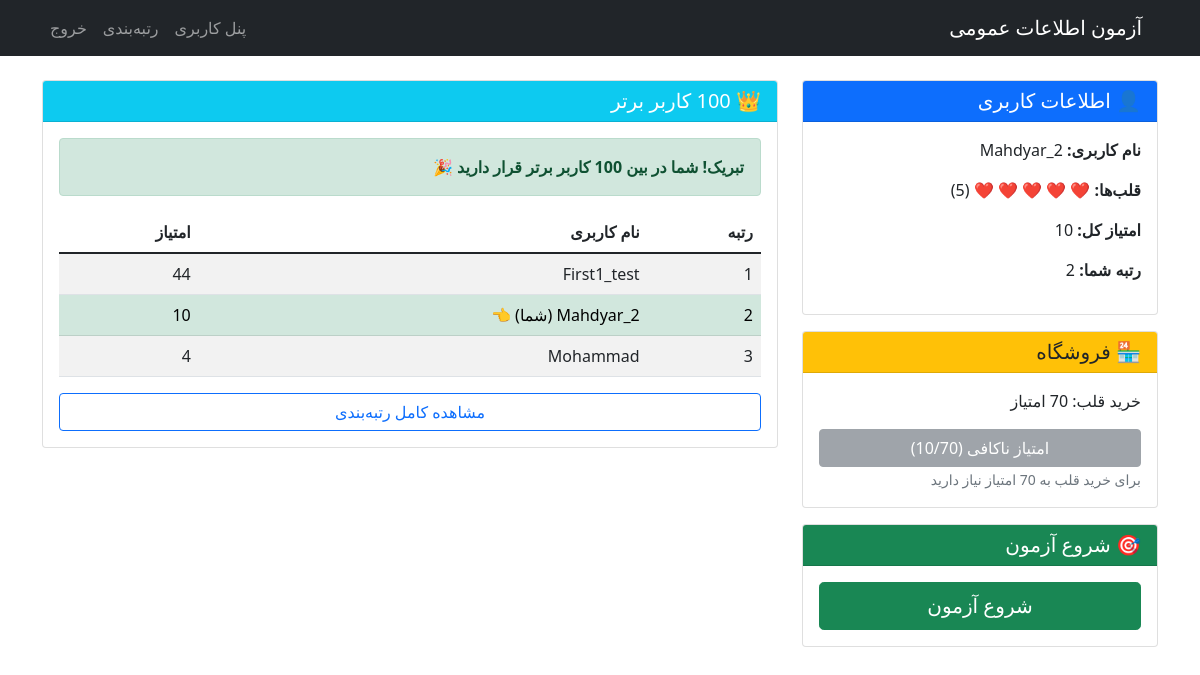
The app's page /dashboard/ (signed in) with its own data.
### Users/models.py (models this page shows, shortened)
class CustomUser(AbstractUser):
    hearts = models.IntegerField(default=5)
    hearts_last_update = models.DateTimeField(default=timezone.now)
    total_score = models.IntegerField(default=0)
    def can_take_quiz(self):
        if self.hearts > 0:
            return True, "می‌توانید آزمون دهید"
    def get_rank(self):
        users_above = CustomUser.objects.filter(total_score__gt=self.total_score).count()
        return users_above + 1

### Users/views.py (the view)
# urls.py: path('dashboard/', views.dashboard, name='dashboard'),
@login_required
def dashboard(request):
    user = request.user
    top_users_query = CustomUser.objects.all().order_by('-total_score')
    top_users = list(top_users_query[:100])
    user_rank = user.get_rank()
    user_in_top_100 = any(top_user.id == user.id for top_user in top_users)
    can_take_quiz, quiz_message = user.can_take_quiz()
    context = {
        'user': user,
        'can_take_quiz': can_take_quiz,
        'quiz_message': quiz_message,
        'top_users': top_users,
        'user_rank': user_rank,
        'user_in_top_100': user_in_top_100,
    }
    return render(request, 'Users/dashboard.html', context)

### Users/templates/Users/dashboard.html (shortened to what this page needs)
<!DOCTYPE html>
<html lang="fa" dir="rtl">
<head>
    <link href="https://cdn.jsdelivr.net/npm/bootstrap@5.1.3/dist/css/bootstrap.min.css" rel="stylesheet">
</head>
<body>
    <nav class="navbar navbar-expand-lg navbar-dark bg-dark">
        <div class="container">
            <a class="navbar-brand" href="/dashboard/">آزمون اطلاعات عمومی</a>
            <div class="navbar-nav">
                <a class="nav-link" href="/dashboard/">پنل کاربری</a>
                <a class="nav-link" href="/leaderboard/">رتبه‌بندی</a>
                <a class="nav-link" href="/logout/">خروج</a>
            </div>
        </div>
    </nav>
    <div class="container mt-4">
        <div class="row">
            <div class="col-md-4">
                <div class="card">
                    <div class="card-header bg-primary text-white">
                        <h5 class="mb-0">👤 اطلاعات کاربری</h5>
                    </div>
                    <div class="card-body">
                        <p><strong>نام کاربری:</strong> {{ user.username }}</p>
                        <p><strong>قلب‌ها:</strong>
                            {% for i in "12345" %}
                                {% if forloop.counter <= user.hearts %}
                                    ❤️
                                {% else %}
                                    🤍
                                {% endif %}
                            {% endfor %}
                            ({{ user.hearts }})
                        </p>
                        <p><strong>امتیاز کل:</strong> {{ user.total_score }}</p>
                        <p><strong>رتبه شما:</strong> {{ user_rank }}</p>
                    </div>
                </div>
                <div class="card mt-3">
                    <div class="card-header bg-warning">
                        <h5 class="mb-0">🏪 فروشگاه</h5>
                    </div>
                    <div class="card-body">
                        <p>خرید قلب: 70 امتیاز</p>
                        {% if user.total_score >= 70 %}
                            <a href="/buy-heart/" class="btn btn-success w-100">خرید قلب (70 امتیاز)</a>
                        {% else %}
                            <button class="btn btn-secondary w-100" disabled>
                                امتیاز ناکافی ({{ user.total_score }}/70)
                            </button>
                            <small class="text-muted">برای خرید قلب به 70 امتیاز نیاز دارید</small>
                        {% endif %}
                    </div>
                </div>
                <div class="card mt-3">
                    <div class="card-header bg-success text-white">
                        <h5 class="mb-0">🎯 شروع آزمون</h5>
                    </div>
                    <div class="card-body">
                        {% if can_take_quiz %}
                            <a href="/quiz/" class="btn btn-success btn-lg w-100">شروع آزمون</a>
                        {% else %}
                            <div class="alert alert-warning">
                                <p class="mb-2">{{ quiz_message }}</p>
                            </div>
                        {% endif %}
                    </div>
                </div>
            </div>
            <div class="col-md-8">
                <div class="card">
                    <div class="card-header bg-info text-white">
                        <h5 class="mb-0">👑 100 کاربر برتر</h5>
                    </div>
                    <div class="card-body">
                        {% if user_in_top_100 %}
                            <div class="alert alert-success">
                                <strong>تبریک! شما در بین 100 کاربر برتر قرار دارید 🎉</strong>
                            </div>
                        {% else %}
                            <div class="alert alert-info">
                                <strong>رتبه شما: {{ user_rank }}</strong> - برای قرارگیری در بین 100 کاربر برتر، امتیاز خود را افزایش دهید!
                            </div>
                        {% endif %}
                        <div class="table-responsive">
                            <table class="table table-striped">
                                <thead>
                                    <tr>
                                        <th>رتبه</th>
                                        <th>نام کاربری</th>
                                        <th>امتیاز</th>
                                    </tr>
                                </thead>
                                <tbody>
                                    {% for top_user in top_users %}
                                    <tr {% if top_user.id == user.id %}class="table-success"{% endif %}>
                                        <td>{{ forloop.counter }}</td>
                                        <td>
                                            {{ top_user.username }}
                                            {% if top_user.id == user.id %} (شما) 👈{% endif %}
                                        </td>
                                        <td>{{ top_user.total_score }}</td>
                                    </tr>
                                    {% endfor %}
                                </tbody>
                            </table>
                        </div>
                        <a href="/leaderboard/" class="btn btn-outline-primary w-100">مشاهده کامل رتبه‌بندی</a>
                    </div>
                </div>
            </div>
        </div>
    </div>
</body>
</html>

### records on screen
CustomUser: username "Mahdyar_2", hearts "5", total_score "10", shows "(شما) 👈"
CustomUser: username "First1_test", total_score "44"
CustomUser: username "Mohammad", total_score "4"

### other values on screen
{{ user_rank }} "2"
